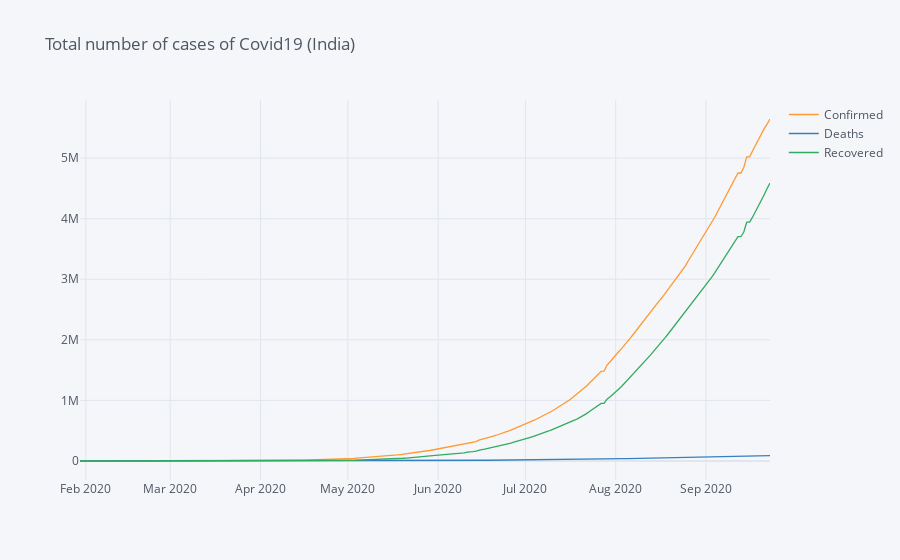

The notebook cell saved with this chart:
### Code cell
# Plot the data
configure_plotly_browser_state()
init_notebook_mode(connected = True)
covid_india.iplot(title = 'Total number of cases of Covid19 (India)')

### Figure 1 — Plotly figure (JSON) as saved in the notebook; plotly's stock layout.template omitted (floating-point values rounded to 4 significant figures; data arrays with more than 128 entries replaced by an {"elided": "..."} marker saying what was removed)
{"data": [{"name": "Confirmed", "text": "", "mode": "lines", "y": {"elided": "238 int values"}, "x": {"elided": "238 str values"}, "line": {"color": "rgba(255, 153, 51, 1.0)", "dash": "solid", "shape": "linear", "width": 1.3}, "type": "scatter"}, {"name": "Deaths", "text": "", "mode": "lines", "y": {"elided": "238 int values"}, "x": {"elided": "238 str values"}, "line": {"color": "rgba(55, 128, 191, 1.0)", "dash": "solid", "shape": "linear", "width": 1.3}, "type": "scatter"}, {"name": "Recovered", "text": "", "mode": "lines", "y": {"elided": "238 int values"}, "x": {"elided": "238 str values"}, "line": {"color": "rgba(50, 171, 96, 1.0)", "dash": "solid", "shape": "linear", "width": 1.3}, "type": "scatter"}], "layout": {"title": {"text": "Total number of cases of Covid19 (India)", "font": {"color": "#4D5663"}}, "paper_bgcolor": "#F5F6F9", "plot_bgcolor": "#F5F6F9", "yaxis": {"tickfont": {"color": "#4D5663"}, "zerolinecolor": "#E1E5ED", "title": {"text": "", "font": {"color": "#4D5663"}}, "gridcolor": "#E1E5ED", "showgrid": true}, "xaxis": {"tickfont": {"color": "#4D5663"}, "zerolinecolor": "#E1E5ED", "title": {"text": "", "font": {"color": "#4D5663"}}, "gridcolor": "#E1E5ED", "showgrid": true}, "legend": {"bgcolor": "#F5F6F9", "font": {"color": "#4D5663"}}}}
